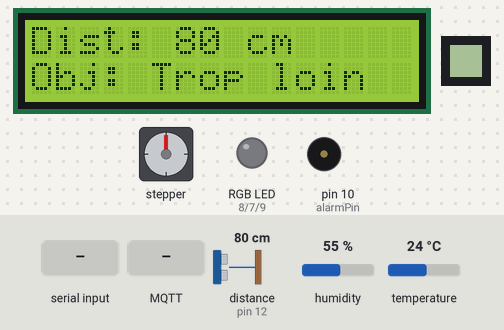
This sketch was run on a simulated Arduino Mega 2560, built with avr-gcc and run on an emulated ATmega2560. Parts: 16×2 character LCD, 8×8 one-colour display, stepper motor, an RGB LED mixed from three pins (HIGH = lit), buzzer (waves = sounding). Dashed ring = blinking. Inputs (shaded band) come from the test bench; at power-on: distance to the obstacle (sensor on pin 12) 80 cm, humidity 55 %, temperature 24 °C. The echo pulse lasts 58.3 µs per cm; WiFi joins after 1.5 s; servers stay silent unless stated; no MQTT or app messages arrive unless stated; not simulated (calls return 0 or success): arduino_secrets.h; stepper angles assume 2048 steps per turn; what the sketch prints to the serial monitor is not drawn.

Above: at 4.9 s.
5.0 s: distance to the obstacle (sensor on pin 12) set to 64 cm
At 6.0 s:
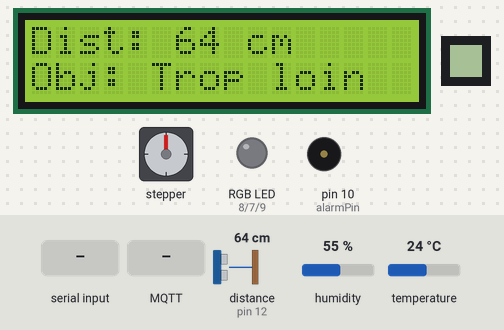
14.0 s: distance to the obstacle (sensor on pin 12) set to 56 cm
At 15.54 s:
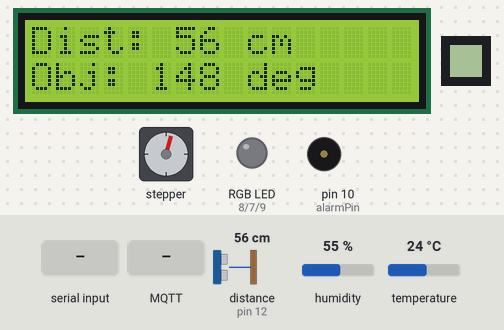
15.9 s: "INACTIF:1\n" received over Serial
At 16.18 s:
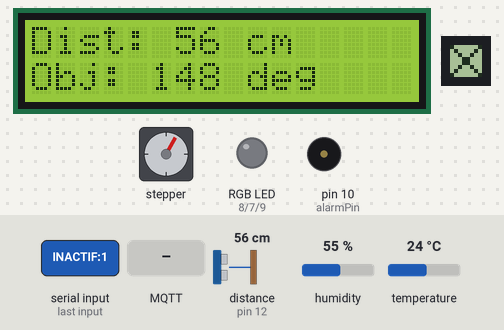
18.1 s: MQTT message "etd/15/motor" arrives on the first subscribed topic
At 19.9 s:
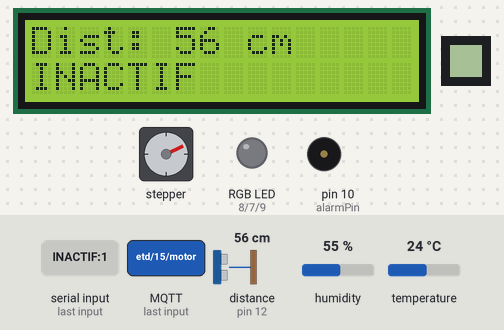
20.4 s: distance to the obstacle (sensor on pin 12) set to 2 cm
At 20.94 s:
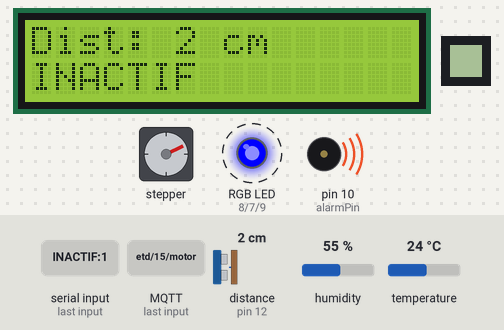
Timing chart, 0 to 23.2 s (numbered marks = the images above; inputs shaded):
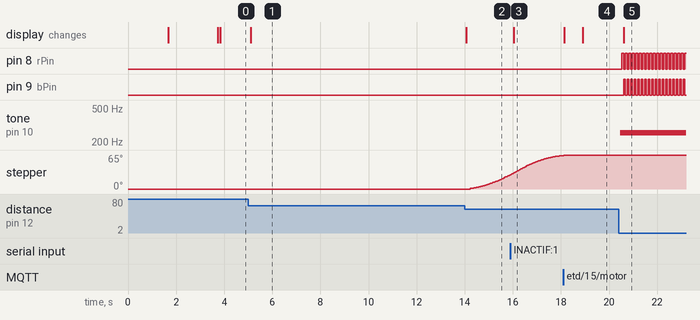

Measured:
- the behaviour switches between 61 and 60 cm on distance to the obstacle (sensor on pin 12) (found by bisection; images 1 and 2)
- after the input at 5.0 s, the display: changes after 0.11 s (image 1)
- after the input at 14.0 s, stepper: keeps turning clockwise at about 16°/s, starting after 0.23 s; the display: changes after 0.07 s (image 2)
- after the input at 15.9 s, the display: changes after 0.13 s (image 3)
- after the input at 18.1 s, the display: first changes at once (image 4 shows a later state)
- after the input at 20.4 s, pin 8 (rPin): alternates HIGH for 0.07 s and LOW for 0.07 s, starting after 0.14 s; pin 9 (bPin): alternates HIGH for 0.07 s and LOW for 0.07 s, starting after 0.21 s; tone on pin 10 (alarmPin): silent → 255 Hz after 0.07 s; the display: changes after 0.21 s (image 5)

The sketch:

maison_intelligente.ino
```cpp
#include "Alarm.h"
#include "ViseurAutomatique.h"
#include "DHT.h"

#include <LCD_I2C.h>
#include <HCSR04.h>
#include <U8g2lib.h>
#include <WiFiEspAT.h>
#include <PubSubClient.h>

#define HAS_SECRETS 1
#define AT_BAUD_RATE 115200
#define DHTPIN 6
#define DHTTYPE DHT11
#define TRIGGER_PIN 11
#define ECHO_PIN 12
#define p1 2
#define p2 3
#define p3 4
#define p4 5
#define rPin 8
#define gPin 7
#define bPin 9
#define alarmPin 10
#define LED_BUILTIN 13

#if HAS_SECRETS
#include "arduino_secrets.h"
const char ssid[] = SECRET_SSID;
const char pass[] = SECRET_PASS;
#else
const char ssid[] = "TechniquesInformatique-Etudiant";  // network SSID (name)
const char pass[] = "shawi123";                         // network password (use for WPA, or use as key for WEP)
#endif
#define DEVICE_NAME "deviceMiL"
#define MQTT_PORT 1883
#define MQTT_USER "etdshawi"
#define MQTT_PASS "shawi123"
const char* mqttServer = "216.128.180.194";

WiFiClient espClient;
PubSubClient client(espClient);
int status = WL_IDLE_STATUS;

LCD_I2C lcd(0x27, 16, 2);
HCSR04 hc(TRIGGER_PIN, ECHO_PIN);

#define DIN_PIN 26
#define CLK_PIN 22
#define CS_PIN 24
U8G2_MAX7219_8X8_F_4W_SW_SPI u8g2(U8G2_R0, CLK_PIN, DIN_PIN, CS_PIN, U8X8_PIN_NONE, U8X8_PIN_NONE);

DHT dht(DHTPIN, DHTTYPE);

unsigned long currentTime = 0;

float distance = 0;
float humidity = 0;
float temperature = 0;
const int zero = 0;
float maxNear = 30;
float maxFar = 60;
const float left = 10.0;
const float right = 170.0;
int alarmTreshold = 15;
bool changeAlarmState = false;
bool isMatrixOn = false;
int whichIcon = 0;
String fullCmd = "";
String cmd = "";
String arg1 = "";
String arg2 = "";

Alarm alarm(rPin, gPin, bPin, alarmPin, &distance);
ViseurAutomatique motor(p1, p2, p3, p4, &distance);

//SETUP AND LOOP
void setup() {                                                                                  //setup
  Serial.begin(AT_BAUD_RATE);

  dht.begin();

  lcd.begin(AT_BAUD_RATE);
  lcd.backlight();

  pinMode(TRIGGER_PIN, OUTPUT);
  pinMode(ECHO_PIN, INPUT);

  initiationAlarm();
  initiationMotor();

  u8g2.begin();
  u8g2.setContrast(7);
  u8g2.clearBuffer();
  u8g2.sendBuffer();

  initiationMqtt();

  Serial.println("Setup completed!");

  lcd.print("2486739");
  lcd.setCursor(0, 2);
  lcd.print("MUAHAHAH");
  Serial.println("The screen has displayed my student's and lab number already!");
  delay(2000);

  screen();
}

void loop() {                                                                                   //loop
  currentTime = millis();
  client.loop();
  getDistance(currentTime);

  alarm.update();
  motor.update();
  checkIfShouldBeSent();
  refreshScreen();
  dhtTask(currentTime);
  processCommands(currentTime);
}

//INITIATION//////////////////////////////////////////////////////////////////////////////////////
void initiationAlarm() {                                                                        //initiationAlarm
  alarm.setColourA(255, 0, 0);
  alarm.setColourB(0, 0, 255);
  alarm.setDistance(alarmTreshold);
  alarm.setTimeout(3000);
  alarm.setVariationTiming(70);
}

void initiationMotor() {                                                                        //initiationMotor
  motor.setPasParTour(2048);
  motor.setAngleMin(left);
  motor.setAngleMax(right);
  motor.setDistanceMinSuivi(maxNear);
  motor.setDistanceMaxSuivi(maxFar);
  motor.activer();
}

void initiationMqtt() {
  wifiInit();
  client.setServer(mqttServer, MQTT_PORT);
  client.setCallback(mqttEvent);
  if(!client.connect(DEVICE_NAME, MQTT_USER, MQTT_PASS)) {
    Serial.println("Incapable de se connecter sur le serveur MQTT");
    Serial.print("client.state : ");
    Serial.println(client.state());
  } else{
    Serial.println("Connecté sur le serveur MQTT");
  }
  client.subscribe("etd/15/motor", 0);
  if (client.subscribe("etd/15/motor", 0)) {
    Serial.println("Abonnement à 'motor' complété.");
  } else {
    Serial.println("Erreur. Abonnement à 'motor' impossible.");
  }

  client.subscribe("etd/15/color", 0);
  if (client.subscribe("etd/15/color", 0)) {
    Serial.println("Abonnement à 'color' complété.");
  } else {
    Serial.println("Erreur. Abonnement à 'color' impossible.");
  }
}

//WIFI////////////////////////////////////////////////////////////////////////////////////////////
void wifiInit() {
  Serial1.begin(AT_BAUD_RATE);
  WiFi.init(&Serial1);

  if (WiFi.status() == WL_NO_MODULE) {
    Serial.println("La communication avec le module WiFi a échoué!");

    while (true) {
      digitalWrite(LED_BUILTIN, !digitalRead(LED_BUILTIN));
      delay(50);
    }
  }

  Serial.println("En attente de connexion au WiFi");
  while (status != WL_CONNECTED) {
    Serial.print('.');
    status = WiFi.begin(ssid, pass);
  }
  Serial.println();

  IPAddress ip = WiFi.localIP();
  Serial.println();
  Serial.println("Connecté au réseau WiFi.");
  Serial.print("Adresse : ");
  Serial.println(ip);

  printWifiStatus();
}

void printWifiStatus() {                                                                        //printWifiStatus

  // imprimez le SSID du réseau auquel vous êtes connecté:
  char ssid[33];
  WiFi.SSID(ssid);
  Serial.print("SSID: ");
  Serial.println(ssid);

  // imprimez le BSSID du réseau auquel vous êtes connecté:
  uint8_t bssid[6];
  WiFi.BSSID(bssid);
  Serial.print("BSSID: ");
  printMacAddress(bssid);

  uint8_t mac[6];
  WiFi.macAddress(mac);
  Serial.print("MAC: ");
  printMacAddress(mac);

  // imprimez l'adresse IP de votre carte:
  IPAddress ip = WiFi.localIP();
  Serial.print("Adresse IP: ");
  Serial.println(ip);

  // imprimez la force du signal reçu:
  long rssi = WiFi.RSSI();
  Serial.print("force du signal (RSSI):");
  Serial.print(rssi);
  Serial.println(" dBm");
}

void printMacAddress(byte mac[]) {                                                              //printMacAddress
  for (int i = 5; i >= 0; i--) {
    if (mac[i] < 16) {
      Serial.print("0");
    }
    Serial.print(mac[i], HEX);
    if (i > 0) {
      Serial.print(":");
    }
  }
  Serial.println();
}

bool reconnect() {                                                                              //reconnect
  bool result = client.connect(DEVICE_NAME, MQTT_USER, MQTT_PASS);
  if(!result) {
    Serial.println("Incapable de se connecter sur le serveur MQTT");
  }
  return result;
}

void mqttEvent(char* topic, byte* payload, unsigned int length) {                               //mqttEvent
  Serial.print("Message reçu [");
  Serial.print(topic);
  Serial.print("] : ");
  for (int i = 0; i < length; i++) {
    Serial.print((char)payload[i]);
  }
  Serial.println();

  String msg = String((char*)payload);
  msg.trim();
  String command = "";

  int firstStep = msg.indexOf(':');
  int finalStep = msg.indexOf('}', firstStep + 1);

  if (strcmp(topic, "etd/15/motor") == 0) {
    command = msg.substring(firstStep + 1, finalStep);
    int motorState = command.toInt();
    switchMotor(motorState);
  }
  else if (strcmp(topic, "etd/15/color") == 0) {
    command = msg.substring(firstStep + 3, finalStep - 1);
    changeColor(command);
  }
  else {
    Serial.println("Not applicable.");
  }
}

//WIFI SEND///////////////////////////////////////////////////////////////////////////////////////
void checkIfShouldBeSent() {                                                                    //checkIfShouldBeSent
  static float angle = 0;

  if (!(distance < maxNear) && !(distance > maxFar)) {
    angle = motor.getAngle();
  }
  sendInfoWifi(angle);
}

void sendInfoWifi(float angle) {                                                                //sendInfoWifi
  static unsigned long lastTime = 0;
  const unsigned int rate = 2500;
  static bool firstTime = true;

  static char message[200] = "";
  static char stringDist[6];
  static char stringAngle[6];
  static char stringTemp[6];
  static char stringHum[6];
  dtostrf(distance, 3, 1, stringDist);
  if (motor.getEtatTexte() != "INACTIF") {
    dtostrf(angle, 3, 1, stringAngle);
  }
  dtostrf(temperature, 3, 1, stringTemp);
  dtostrf(humidity, 3, 1, stringHum);

  if (firstTime) {
    sprintf(message, "{\"motor\":1,\"color\":\"#000000\"}");
    client.publish("etd/15/data", message);
    firstTime = false;
  }

  sendLinesLcd(stringDist, stringAngle, message);
  sprintf(message, "{\"uptime\":%lu}", (currentTime/1000));
  client.publish("etd/15/data", message);

  if (currentTime - lastTime < rate) {return;}
  lastTime = currentTime;

  sprintf(message, "{\"name\":\"Milanne Lacerte\",\"number\":\"2486739\",\"dist\":%s,\"angle\":%s,\"temp\":%s,\"hum\":%s}", stringDist, stringAngle, stringTemp, stringHum);
  client.publish("etd/15/data", message);
}

void sendLinesLcd(char* stringDist, char* stringAngle, char* message) {                         //sendLinesLcd
  static unsigned long lastTime = 0;
  const unsigned int rate = 1100;

  char lcdDist[13] = "";
  char lcdAngle[13] = "";
  sprintf(lcdDist, "Dist: %s cm", stringDist);
  if (motor.getEtatTexte() == "INACTIF") {
    sprintf(lcdAngle, "INACTIF");
  }
  else {
    if (!(distance < maxNear) && !(distance > maxFar)) {
      sprintf(lcdAngle, "Obj: %s deg", stringAngle);
    }
    else if (distance < maxNear) {
      sprintf(lcdAngle, "Obj: Trop pret");
    }
    else {
      sprintf(lcdAngle, "Obj: Trop loin");
    }
  }

  if (currentTime - lastTime < rate) return;
  lastTime = currentTime;

  sprintf(message, "{\"line1\":\"%s\",\"line2\":\"%s\"}", lcdDist, lcdAngle);
  client.publish("etd/15/data", message);
}

void switchMotor(int state) {                                                                   //switchMotor
  switch (state) {
    case 0:
      motor.desactiver();
      break;
    case 1:
      motor.activer();
      break;
    default:
      Serial.println("État demandé au moteur non-existant");
      break;
  }
}

void changeColor(String hexColor) {
  if (hexColor != "000000") {
  String color1 = hexColor.substring(0, 2);
  String color2 = hexColor.substring(2, 4);
  String color3 = hexColor.substring(4, 6);

  int r = (int)strtol(color1.c_str(), NULL, 16);
  int g = (int)strtol(color2.c_str(), NULL, 16);
  int b = (int)strtol(color3.c_str(), NULL, 16);

  static char newColor[30] = "";
  sprintf(newColor, "Couleur changée pour r:%d, g:%d, b:%d", r, g, b);
  Serial.println(newColor);

  alarm.setColourA(r, g, b);
  alarm.setColourB(r, g, b);
  }
}

//COMMANDS////////////////////////////////////////////////////////////////////////////////////////
void processCommands(unsigned long currentTime) {                                               //processCommands
  enum Icon {NO_ICON, CHECK, ERROR, LIMIT_ROSSED};
  Icon _whichIcon = NO_ICON;
  bool isWrong = false;

  displayIcon(currentTime, whichIcon);

  if (Serial.available() > 0) {
    fullCmd = Serial.readStringUntil('\n');
    Serial.println("Arduino a compris: '" + fullCmd + "'");
    analyseCommand();

    if (cmd == "gDist" || cmd == "g_dist") {
      Serial.println(distance);
      isMatrixOn = true;
      whichIcon = CHECK;
    }
    else if (cmd == "cfg") {
      if (arg1 == "alm") {
        alarmTreshold = arg2.toInt();
        alarm.setDistance(alarmTreshold);
        isMatrixOn = true;
        whichIcon = CHECK;
      }
      else if (arg1 == "lim_inf" || arg1 == "lim_sup") {
        isMatrixOn = true;
        whichIcon = processLimitsMotor();
      }
      else {isWrong = true;}
    }
    else {isWrong = true;}


    if (isWrong) {
      Serial.println("Ce n'est pas une commande valide, recommencez.");
      isMatrixOn = true;
      whichIcon = ERROR;
    }
  }
}

void analyseCommand() {                                                                         //analyseCommand
  cmd = "";
  arg1 = "";
  arg2 = "";

  int firstStep = fullCmd.indexOf(';');
  int secondStep = fullCmd.indexOf(';', firstStep + 1);

  if (firstStep == -1) {
    cmd = fullCmd;
    return;
  }

  cmd = fullCmd.substring(0, firstStep);

  if (secondStep != -1) {
    arg1 = fullCmd.substring(firstStep + 1, secondStep);
    arg2 = fullCmd.substring(secondStep + 1);
  } else {
    arg1 = fullCmd.substring(firstStep + 1);
  }
}

int processLimitsMotor() {                                                                      //processLimitsMotor
  int pastLimit;
  int icon;

  if (arg1 == "lim_inf") {
    pastLimit = maxNear;

    maxNear = arg2.toInt();

    icon = 1;

    if (maxNear >= maxFar) {
    Serial.println("  ERREUR! \n Limite inférieure plus grande que limite supérieure.");
    maxNear = pastLimit;
    icon = 3;
    }
  }
  else if (arg1 == "lim_sup") {
    pastLimit = maxFar;

    maxFar = arg2.toInt();

    icon = 1;

    if (maxNear >= maxFar) {
    Serial.println("  ERREUR! \n Limite inférieure plus grande que limite supérieure.");
    maxFar = pastLimit;
    icon = 3;
    }
  }
  else {
    Serial.println("Ce n'est pas une commande valide, recommencez.");
    icon = 2;
  }

  motor.setDistanceMinSuivi(maxNear);
  motor.setDistanceMaxSuivi(maxFar);
  return icon;
}

void displayIcon(unsigned long ct, int whichOne) {                                              //displayIcon
  unsigned static long timer;
  static bool isTimerStarted = false;

  if (!isTimerStarted && isMatrixOn) {
    u8g2.clearBuffer();
    switch (whichOne) {
      case 1:
        u8g2.drawLine(6, 7, 1, 2);
        u8g2.drawLine(2, 1, 3, 0);
        break;
      case 2:
        u8g2.drawLine(0, 0, 7, 7);
        u8g2.drawLine(7, 0, 0, 7);
        break;
      case 3:
        u8g2.drawCircle(4, 3, 3);
        u8g2.drawLine(7, 0, 0, 7);
        break;
    }
    u8g2.sendBuffer();
    timer = ct + 3000;
    isTimerStarted = true;
  }
  if (ct >= timer) {
    isMatrixOn = false;
    isTimerStarted = false;
    u8g2.clearBuffer();
    u8g2.sendBuffer();
  }
}

//REFRESH, DISTANCE AND TEMPERATURE+HUMIDITY//////////////////////////////////////////////////////
void refreshScreen() {                                                                          //refreshScreen
  unsigned static long timer;
  static bool isTimerStarted = false;

  if (!isTimerStarted) {
    timer = currentTime;
    timer += 100;
    isTimerStarted = true;
  }
  if (currentTime >= timer) {
    screen();
    isTimerStarted = false;
  }
}

void getDistance(unsigned long ct) {                                                            //getDistance
  unsigned static long timer;
  static bool isTimerDone = false;
  static int lastDistance = zero;
  static int tempDistance;

  if (!isTimerDone) {
    timer = ct + 50;
    isTimerDone = true;
  }

  if (ct >= timer) {
    tempDistance = hc.dist();
    if (tempDistance != zero) {
      distance = tempDistance;
      lastDistance = distance;
    }
    else {
      distance = lastDistance;
    }
    isTimerDone = false;
  }
}

void dhtTask(unsigned long now) {
  static unsigned long lastTime = 0;
  const int rate = 2000;

  if (now - lastTime >= rate) {
    lastTime = now;

    humidity = dht.readHumidity();
    temperature = dht.readTemperature();
    float f = dht.readTemperature(true);

    if (isnan(humidity) || isnan(temperature) || isnan(f)) {
      Serial.println(F("Echec de lecture du DHT!"));
      return;
    }
  }
}

//SCREEN DISPLAY CALLED BY REFRESH_SCREEN/////////////////////////////////////////////////////////
void screen() {                                                                                 //Screen
  lcd.clear();

  lcd.print("Dist: ");
  lcd.print((int)distance);
  lcd.print(" cm");

  lcd.setCursor(0, 2);
  if (motor.getEtatTexte() == "INACTIF") {
    lcd.print("INACTIF");
  }
  else {
    lcd.print("Obj: ");
    if (!(distance < maxNear) && !(distance > maxFar)) {
      lcd.print((int)motor.getAngle());
      lcd.print(" deg");
    }
    else if (distance < maxNear) {
      lcd.print("Trop pret");
    }
    else {
      lcd.print("Trop loin");
    }
  }
}
```

Alarm.h
```cpp
#pragma once


enum AlarmState {

OFF,

WATCHING,

ON,

TESTING

};


class Alarm {

public:

// Constructeur

// rPin, gPin, bPin : broches pour la DEL RGB

// buzzerPin : broche du buzzer

// distancePtr : pointeur vers la variable de distance partagée

Alarm(int rPin, int gPin, int bPin, int buzzerPin, float* distancePtr);


// Méthode à appeler continuellement dans loop()

void update();


// Régle les deux couleurs du gyrophare

void setColourA(int r, int g, int b);

void setColourB(int r, int g, int b);


// Régle la fréquence de variation du gyrophare (en ms)

void setVariationTiming(unsigned long ms);


// Régle la distance de déclenchement (en cm)

void setDistance(float d);


// Régle le délai avant l'extinction après éloignement (en ms)

void setTimeout(unsigned long ms);


// Éteint/Allume l'alarme manuellement

void turnOff();

void turnOn();


// Déclenche un test de 3 secondes

void test();


// Retourne l'état courant de l'alarme

AlarmState getState() const;


private:

// --- Broches matérielles ---

int _rPin, _gPin, _bPin, _buzzerPin;


unsigned long _currentTime = 0;


// --- Couleurs du gyrophare ---

int _colA[3]; // Couleur A

int _colB[3]; // Couleur B

bool _currentColor = false; // false = couleur A, true = couleur B


// --- Détection ---

float* _distance; // Pointeur vers la distance externe

float _distanceTrigger = 10.0; // Distance minimale pour déclenchement


// --- Temporisation ---

unsigned long _variationRate = 500; // Intervalle entre deux couleurs

unsigned long _timeoutDelay = 3000; // Délai avant arrêt

unsigned long _lastUpdate = 0; // Pour le gyrophare

unsigned long _lastDetectedTime = 0; // Dernière fois qu'on a vu l'objet

unsigned long _testStartTime = 0; // Pour TESTING


// --- État interne ---

AlarmState _state = OFF;


// --- Indicateurs de transition ---

bool _turnOnFlag = false; // Pour transition vers ON

bool _turnOffFlag = false; // Pour transition vers OFF


// --- Méthodes internes ---

void _setRGB(int r, int g, int b);

void _turnOff(); // Éteint DEL et buzzer

void _turnOn(); // Allume DEL et buzzer


// Gestion des états

void _offState();

void _watchState();

void _onState();

void _testingState();

};
```

Source omitted: Alarm.cpp (3263 bytes), ViseurAutomatique.cpp (2322 bytes), ViseurAutomatique.h (3359 bytes)
